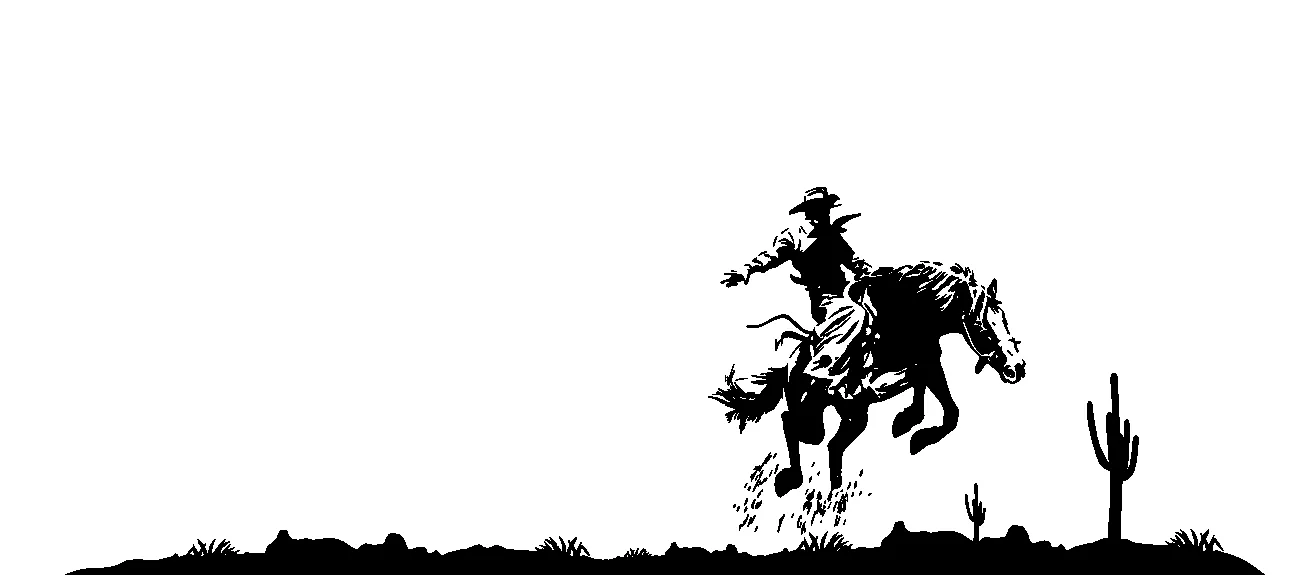
#> input picture images/cowboy.webp, 1296 x 575 px, found by its file name
$ python crop_cowboy.py
#> lines starting #> are read from the running program, lines starting #| are printed output that depends on the picture
from PIL import Image

img = Image.open(r"C:\Users\savez\documents\projects\cswxyz.github.io\images\cowboy.webp")
#> img is the input picture: PIL image 1296x575 RGB; mean R, G, B 230.6, 230.6, 230.6
width, height = img.size
#> width = 1296; height = 575

# Crop bottom 40px
cropped = img.crop((0, 0, width, height - 40))
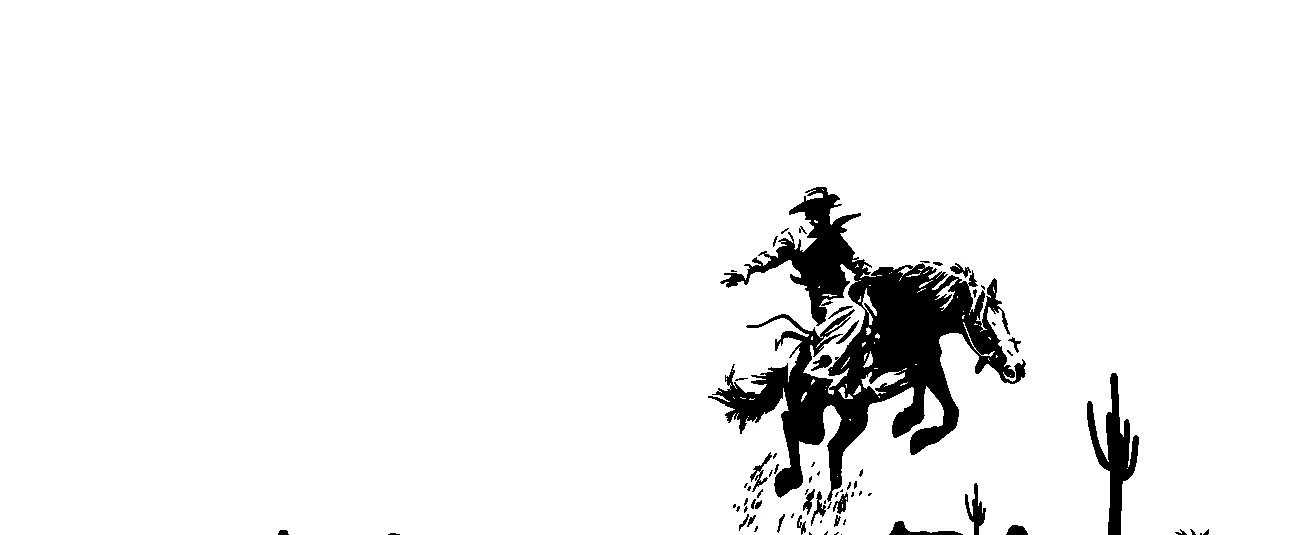
#> cropped: PIL image 1296x535 RGB; mean R, G, B 241.1, 241.1, 241.1
cropped.save(r"C:\Users\savez\documents\projects\cswxyz.github.io\images\cowboy.webp", "WEBP")

print(f"Original: {width}x{height}")
#| Original: 1296x575
print(f"Cropped: {cropped.size[0]}x{cropped.size[1]}")
#| Cropped: 1296x535
print("Removed 40px brown strip from bottom")

$ run again, with images/cross.jpg saved as images/cowboy.webp
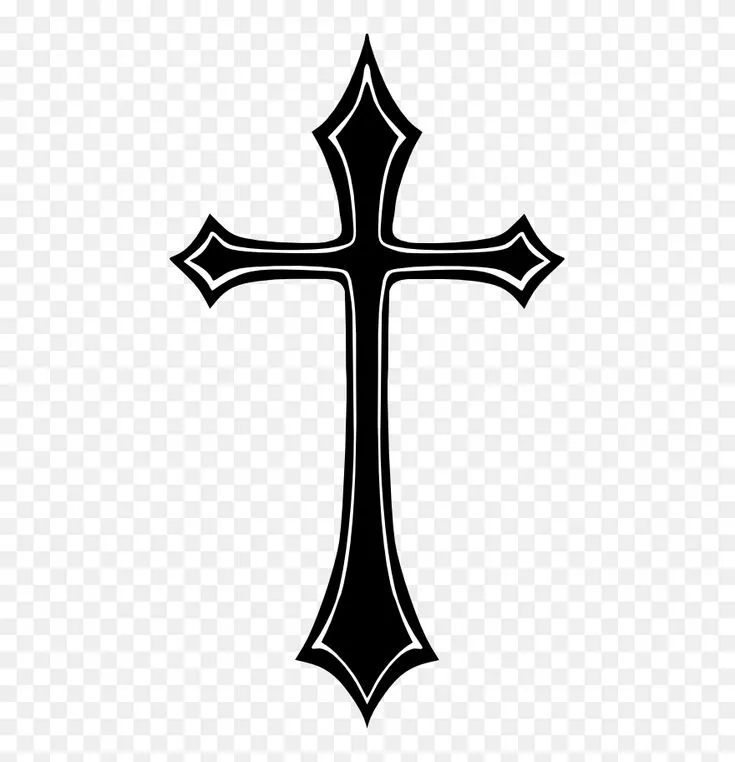
#> input picture images/cross.jpg, 735 x 762 px, found by its file name
#> img is the input picture: PIL image 735x762 RGB; mean R, G, B 226.1, 226.1, 226.1
#> `cropped = img.crop((0, 0, width, height - 40))`:
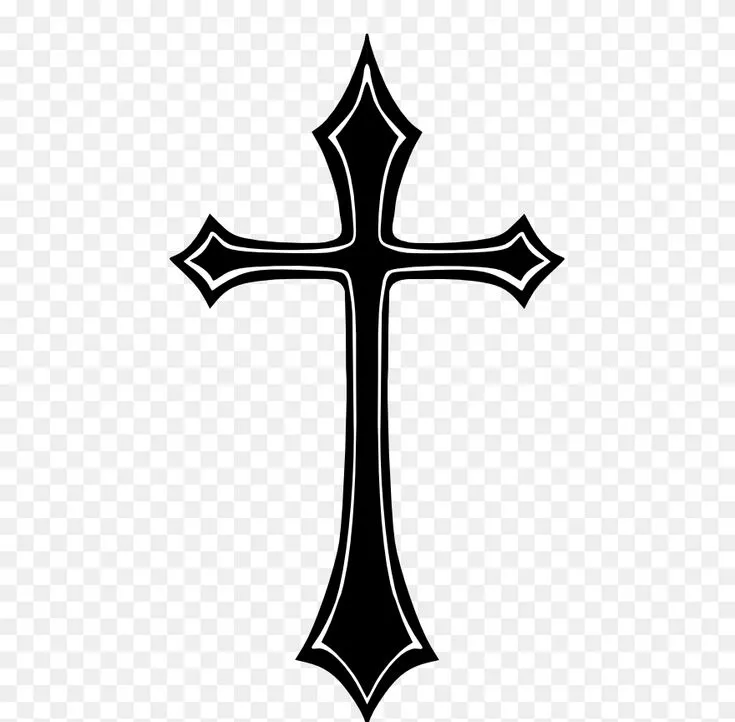
#> cropped: PIL image 735x722 RGB; mean R, G, B 225, 224.9, 225
#| Original: 735x762
#| Cropped: 735x722
